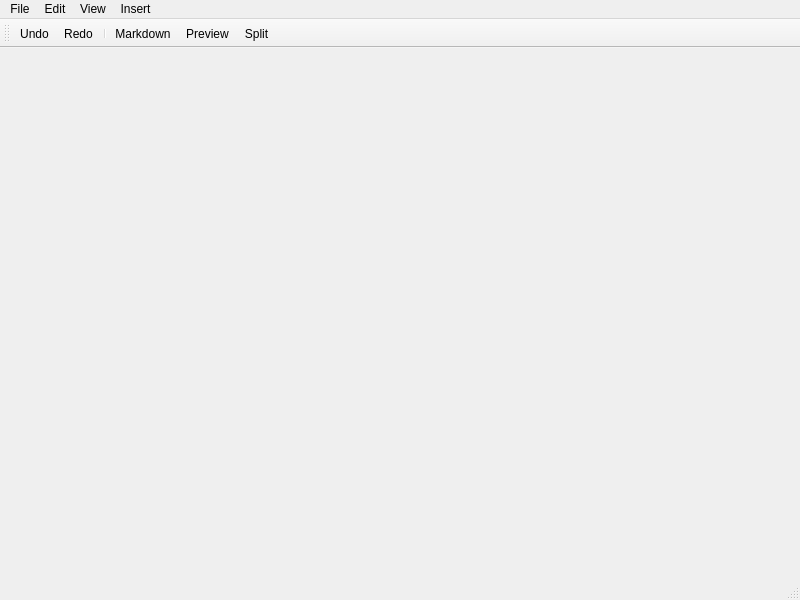
<?xml version="1.0" encoding="UTF-8"?>
<ui version="4.0">
 <class>MainWindow</class>
 <widget class="QMainWindow" name="MainWindow">
  <property name="geometry">
   <rect>
    <x>0</x>
    <y>0</y>
    <width>800</width>
    <height>600</height>
   </rect>
  </property>
  <property name="sizePolicy">
   <sizepolicy hsizetype="Expanding" vsizetype="Expanding">
    <horstretch>0</horstretch>
    <verstretch>0</verstretch>
   </sizepolicy>
  </property>
  <property name="windowTitle">
   <string>Bambuu</string>
  </property>
  <property name="windowIcon">
   <iconset resource="resources/resources.qrc">
    <normaloff>:/Bambuu.png</normaloff>:/Bambuu.png</iconset>
  </property>
  <widget class="QWidget" name="centralwidget">
   <property name="sizePolicy">
    <sizepolicy hsizetype="Maximum" vsizetype="Maximum">
     <horstretch>0</horstretch>
     <verstretch>0</verstretch>
    </sizepolicy>
   </property>
   <layout class="QVBoxLayout" name="verticalLayout"/>
  </widget>
  <widget class="QMenuBar" name="menubar">
   <property name="geometry">
    <rect>
     <x>0</x>
     <y>0</y>
     <width>800</width>
     <height>24</height>
    </rect>
   </property>
   <widget class="QMenu" name="menuFile">
    <property name="title">
     <string>File</string>
    </property>
    <addaction name="actionNew"/>
    <addaction name="actionOpen"/>
    <addaction name="actionSave"/>
    <addaction name="actionSaveAs"/>
    <addaction name="actionExportPDF"/>
    <addaction name="separator"/>
    <addaction name="actionExit"/>
   </widget>
   <widget class="QMenu" name="menuEdit">
    <property name="title">
     <string>Edit</string>
    </property>
    <addaction name="actionUndo2"/>
    <addaction name="actionRedo2"/>
    <addaction name="actionCut"/>
    <addaction name="actionCopy"/>
    <addaction name="actionPaste"/>
    <addaction name="actionSelectAll"/>
    <addaction name="actionClear"/>
   </widget>
   <widget class="QMenu" name="menuView">
    <property name="title">
     <string>View</string>
    </property>
    <addaction name="actionMarkdown"/>
    <addaction name="actionPreview"/>
    <addaction name="actionSplit"/>
    <addaction name="actionZoomIn"/>
    <addaction name="actionZoomOut"/>
    <addaction name="actionResetZoom"/>
    <addaction name="separator"/>
    <addaction name="actionDarkMode"/>
   </widget>
   <widget class="QMenu" name="menuInsert">
    <property name="title">
     <string>Insert</string>
    </property>
    <addaction name="actionBold"/>
    <addaction name="actionItalic"/>
   </widget>
   <addaction name="menuFile"/>
   <addaction name="menuEdit"/>
   <addaction name="menuView"/>
   <addaction name="menuInsert"/>
  </widget>
  <widget class="QStatusBar" name="statusbar"/>
  <widget class="QToolBar" name="toolBar">
   <property name="windowTitle">
    <string>toolBar</string>
   </property>
   <attribute name="toolBarArea">
    <enum>TopToolBarArea</enum>
   </attribute>
   <attribute name="toolBarBreak">
    <bool>false</bool>
   </attribute>
   <addaction name="actionUndo"/>
   <addaction name="actionRedo"/>
   <addaction name="separator"/>
   <addaction name="actionMarkdown"/>
   <addaction name="actionPreview"/>
   <addaction name="actionSplit"/>
  </widget>
  <action name="actionUndo">
   <property name="icon">
    <iconset theme="QIcon::ThemeIcon::EditUndo"/>
   </property>
   <property name="text">
    <string>Undo</string>
   </property>
   <property name="toolTip">
    <string>Undo last change</string>
   </property>
   <property name="menuRole">
    <enum>QAction::MenuRole::NoRole</enum>
   </property>
  </action>
  <action name="actionRedo">
   <property name="icon">
    <iconset theme="QIcon::ThemeIcon::EditRedo"/>
   </property>
   <property name="text">
    <string>Redo</string>
   </property>
   <property name="toolTip">
    <string>Redo last change</string>
   </property>
   <property name="menuRole">
    <enum>QAction::MenuRole::NoRole</enum>
   </property>
  </action>
  <action name="actionUndo2">
   <property name="text">
    <string>Undo</string>
   </property>
   <property name="shortcut">
    <string>Ctrl+Z</string>
   </property>
  </action>
  <action name="actionRedo2">
   <property name="text">
    <string>Redo</string>
   </property>
   <property name="shortcut">
    <string>Ctrl+Y</string>
   </property>
  </action>
  <action name="actionCut">
   <property name="text">
    <string>Cut</string>
   </property>
   <property name="shortcut">
    <string>Ctrl+X</string>
   </property>
  </action>
  <action name="actionCopy">
   <property name="text">
    <string>Copy</string>
   </property>
   <property name="shortcut">
    <string>Ctrl+C</string>
   </property>
  </action>
  <action name="actionPaste">
   <property name="text">
    <string>Paste</string>
   </property>
   <property name="shortcut">
    <string>Ctrl+V</string>
   </property>
  </action>
  <action name="actionSelectAll">
   <property name="text">
    <string>Select All</string>
   </property>
   <property name="shortcut">
    <string>Ctrl+A</string>
   </property>
  </action>
  <action name="actionClear">
   <property name="text">
    <string>Clear</string>
   </property>
  </action>
  <action name="actionMarkdown">
   <property name="text">
    <string>Markdown</string>
   </property>
  </action>
  <action name="actionPreview">
   <property name="text">
    <string>Preview</string>
   </property>
  </action>
  <action name="actionSplit">
   <property name="text">
    <string>Split</string>
   </property>
  </action>
  <action name="actionBold">
   <property name="text">
    <string>Bold</string>
   </property>
   <property name="shortcut">
    <string>Ctrl+B</string>
   </property>
  </action>
  <action name="actionItalic">
   <property name="text">
    <string>Italic</string>
   </property>
   <property name="shortcut">
    <string>Ctrl+I</string>
   </property>
  </action>
  <action name="actionZoomIn">
   <property name="text">
    <string>Zoom In</string>
   </property>
  </action>
  <action name="actionZoomOut">
   <property name="text">
    <string>Zoom Out</string>
   </property>
  </action>
  <action name="actionResetZoom">
   <property name="text">
    <string>Reset Zoom</string>
   </property>
  </action>
  <action name="actionNew">
   <property name="text">
    <string>New</string>
   </property>
   <property name="shortcut">
    <string>Ctrl+N</string>
   </property>
  </action>
  <action name="actionOpen">
   <property name="text">
    <string>Open</string>
   </property>
   <property name="shortcut">
    <string>Ctrl+O</string>
   </property>
  </action>
  <action name="actionSave">
   <property name="text">
    <string>Save</string>
   </property>
   <property name="shortcut">
    <string>Ctrl+S</string>
   </property>
  </action>
  <action name="actionSaveAs">
   <property name="text">
    <string>Save As</string>
   </property>
   <property name="shortcut">
    <string>Ctrl+Shift+S</string>
   </property>
  </action>
  <action name="actionExit">
   <property name="text">
    <string>Exit</string>
   </property>
  </action>
  <action name="actionExportPDF">
   <property name="text">
    <string>Export PDF</string>
   </property>
  </action>
  <action name="actionDarkMode">
   <property name="text">
    <string>Dark Mode</string>
   </property>
  </action>
 </widget>
 <resources>
  <include location="resources/resources.qrc"/>
 </resources>
 <connections/>
</ui>
